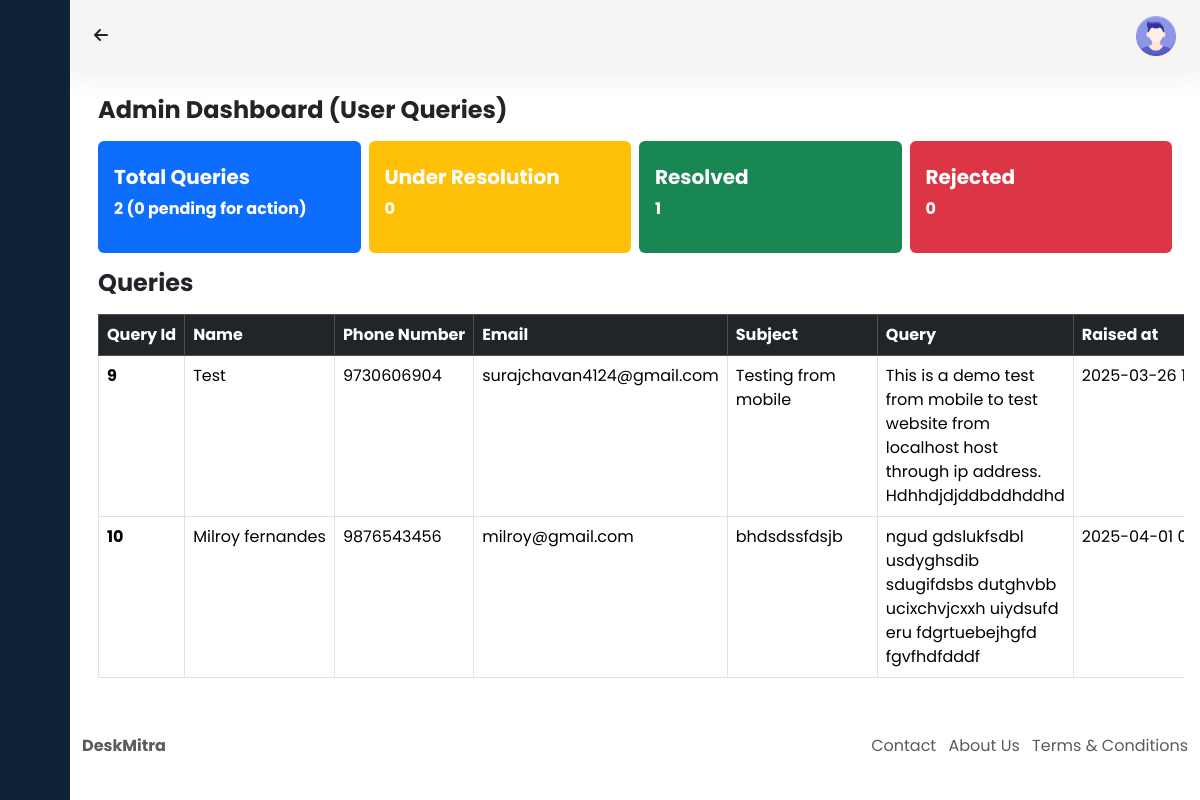
The page /admin/user_queries.php on the database its author committed.
### tables this page shows
CREATE TABLE `user_contact` (
  `user_contact_id` int(10) NOT NULL,
  `name` varchar(50) NOT NULL,
  `phone_number` varchar(15) NOT NULL,
  `email` varchar(50) NOT NULL,
  `subject` varchar(200) NOT NULL,
  `query` varchar(500) NOT NULL,
  `timestamp` timestamp NOT NULL DEFAULT current_timestamp(),
  `status` varchar(80) NOT NULL
);

### admin/user_queries.php (the view, shortened to what this page needs)
<!DOCTYPE html>
<html>
  <head>
    <link rel="stylesheet" href="https://cdn.jsdelivr.net/npm/@fortawesome/fontawesome-free@6.6.0/css/fontawesome.min.css">
    <link href="https://cdn.lineicons.com/4.0/lineicons.css" rel="stylesheet" />
    <link
      href="https://cdn.jsdelivr.net/npm/bootstrap@5.3.2/dist/css/bootstrap.min.css"
      rel="stylesheet"
    />
    <link rel="stylesheet" href="style.css" />
  </head>
  <body>
    <div class="wrapper">
      <aside id="sidebar">
        <?php require_once("admin_sidebar.php"); ?>
      </aside>
      <div class="main">
        <nav class="navbar navbar-expand px-4 py-3">
          <div class="navbar-collapse collapse">
            <ul class="navbar-nav">
            <li class="nav-item m-auto">
                <i class="fa-solid fa-arrow-left" id="backArrow" onclick="history.back()"></i>
              </li>
            </ul>
            <ul class="navbar-nav ms-auto">
              <li class="nav-item dropdown">
                <a href="#" data-bs-toggle="dropdown" class="nav-icon pe-md-0">
                  <img src="account.png" class="avatar img-fluid" alt="" />
                </a>
              </li>
            </ul>
          </div>
        </nav>
        <?php
$servername = "hopper.proxy.rlwy.net";
$username = "root";
$password = "NUrmlGfIAyWEJNvtSDEHUmmKtLQinJXd";
$database = "railway";
$port       = 47375;
$db = new mysqli($servername, $username, $password, $database, $port);
        ?>
        <main class="content px-3 py-4">
          <div class="container-fluid">
            <div class="mb-3">
              <h3 class="fw-bold fs-4 mb-3">Admin Dashboard (User Queries)</h3>
              <div class="row g-2">
                <div class="col-12 col-md-3">
                  <div class="card border-0 bg-primary text-white">
                    <div class="card-body py-4">
                      <h5 class="mb-2 fw-bold">Total Queries</h5>
                      <p class="mb-2 fw-bold">
                        <?php
                        $sql_qyery_all = "SELECT * FROM user_contact;";
                        $result_all = $db -> query($sql_qyery_all);
                        $sql_qyery_received = "SELECT * FROM user_contact WHERE status='received';";
                        $result_received = $db -> query($sql_qyery_received);
                        echo $result_all->num_rows."   (".$result_received->num_rows." pending for action)";
                        ?>
                      </p>
                    </div>
                  </div>
                </div>
                <div class="col-12 col-md-3">
                  <div class="card border-0 bg-warning text-white">
                    <div class="card-body py-4">
                      <h5 class="mb-2 fw-bold">Under Resolution</h5>
                      <p class="mb-2 fw-bold"><?php
                        $sql_qyery_resolution = "SELECT * FROM user_contact WHERE status='under resolution';";
                        $result_resolution = $db -> query($sql_qyery_resolution);
                        echo"$result_resolution->num_rows";
                        ?></p>
                    </div>
                  </div>
                </div>
                <div class="col-12 col-md-3">
                  <div class="card border-0 bg-success text-white">
                    <div class="card-body py-4">
                      <h5 class="mb-2 fw-bold">Resolved</h5>
                      <p class="mb-2 fw-bold"><?php
                        $sql_qyery_resolved = "SELECT * FROM user_contact WHERE status='resolved';";
                        $result_resolved = $db -> query($sql_qyery_resolved);
                        echo"$result_resolved->num_rows";
                        ?></p>
                    </div>
                  </div>
                </div>
                <div class="col-12 col-md-3">
                  <div class="card border-0 bg-danger text-white">
                    <div class="card-body py-4">
                      <h5 class="mb-2 fw-bold">Rejected</h5>
                      <p class="mb-2 fw-bold">
                        <?php
                        $sql_qyery_rejected = "SELECT * FROM user_contact WHERE status='rejected';";
                        $result_rejected = $db -> query($sql_qyery_rejected);
                        echo"$result_rejected->num_rows";
                        ?>
                      </p>
                    </div>
                  </div>
                </div>
              </div>
              <h3 class="fw-bold fs-4 my-3">Queries</h3>
              <div class="row">
                <div class="col-12 table-responsive">
                  <table class="table table-hover table-bordered text-nowrap">
                    <thead class="table-dark align-top">
                      <tr class="highlight">
                        <th class="col-1">Query Id</th>
                        <th class="col-1">Name</th>
                        <th class="col-1">Phone Number</th>
                        <th class="col-1">Email</th>
                        <th class="col-1">Subject</th>
                        <th class="col-2">Query</th>
                        <th class="col-1">Raised at</th>
                      </tr>
                    </thead>
                    <tbody>
                      <?php
                      $sql_qyery = "SELECT * FROM user_contact";
                      $result = $db -> query($sql_qyery);
                      if ($result -> num_rows > 0) {
                        foreach ($result as $row) { ?>
                          <tr>
                            <th><?= $row["user_contact_id"]; ?></th>
                            <td><?= $row["name"]; ?></td>
                            <td><?= $row["phone_number"]; ?></td>
                            <td><?= $row["email"]; ?></td>
                            <td class="text-wrap" style="min-width: 150px;"><?= $row["subject"]; ?></td>
                            <td class="text-wrap"><?= $row["query"]; ?></td>
                            <td class=""><?= $row["timestamp"]; ?></td>
                          </tr>
                          <?php
                        }
                      }
                      ?>
                    </tbody>
                  </table>
                </div>
              </div>
            </div>
          </div>
        </main>
        <footer class="footer">
          <div class="container-fluid">
            <div class="row text-body-secondary">
              <div class="col-6 text-start">
                <a class="text-body-secondary" href=" #">
                  <strong>DeskMitra</strong>
                </a>
              </div>
              <div class="col-6 text-end text-body-secondary d-none d-md-block">
                <ul class="list-inline mb-0">
                  <li class="list-inline-item">
                    <a class="text-body-secondary" href="../contact.php">Contact</a>
                  </li>
                  <li class="list-inline-item">
                    <a class="text-body-secondary" href="../about.php">About Us</a>
                  </li>
                  <li class="list-inline-item">
                    <a class="text-body-secondary" href="#"
                      >Terms & Conditions</a
                    >
                  </li>
                </ul>
              </div>
            </div>
          </div>
        </footer>
      </div>
    </div>
  </body>
</html>

### admin/style.css (style rules this page uses)
a { text-decoration: none; }
li { list-style: none; }
body { font-family: 'Poppins', sans-serif; }
.wrapper { display: flex; }
.main { display: flex; flex-direction: column; min-height: 100vh; width: 100%; overflow: hidden; transition: all 0.35s ease-in-out; background-color: #fff; min-width: 0; }
#sidebar { width: 70px; min-width: 70px; z-index: 1000; transition: all .25s ease-in-out; background-color: #0e2238; display: flex; flex-direction: column; }
.navbar { background-color: #f5f5f5; box-shadow: 0 0 2rem 0 rgba(33, 37, 41, .1); }
.navbar-expand .navbar-collapse { min-width: 200px; }
.avatar { height: 40px; width: 40px; }

### rows shown on the page
user_contact: user_contact_id "9", name "Test", phone_number "9730606904", email "surajchavan4124@gmail.com", subject "Testing from mobile", query "This is a demo test from mobile to test website from localhost host through ip address. Hdhhdjdjddbddhddhd", timestamp "2025-03-26…"
user_contact: user_contact_id "10", name "Milroy fernandes", phone_number "9876543456", email "milroy@gmail.com", subject "bhdsdssfdsjb", query "ngud gdslukfsdbl usdyghsdib sdugifdsbs dutghvbb ucixchvjcxxh uiydsufd eru fdgrtuebejhgfd fgvfhdfdddf", timestamp "2025-04-01…"

### other values the page prints
$result_all->num_rows "2"
$result_received->num_rows "0"
$result_resolution->num_rows "0"
$result_resolved->num_rows "1"
$result_rejected->num_rows "0"
